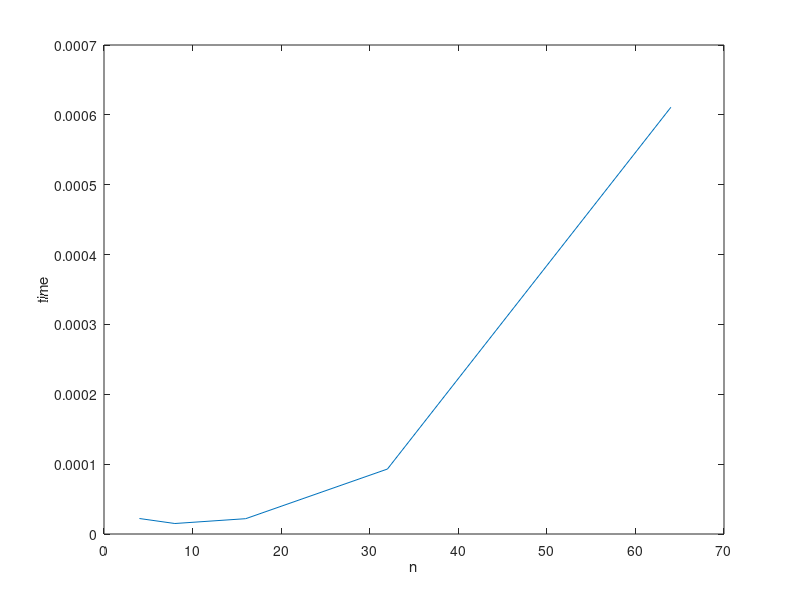

Write MATLAB code to recreate this figure.
res = zeros(1,5);
tt = zeros(3,5);
scale = 2 .^(2:6);
for i = 1:5
    n = 2^(i+1);
    A = rand(n);
    B = rand(n);
    x = rand(n^2,1);
    for t = 1:3
        tic
        y = reshape( B * reshape(x,n,n) * A', n*n, 1 );
        tt(t, i) = toc;
    end
    res(i) = min(tt(:,i)); 
end

plot(scale, res);
xlabel('n');
ylabel('time');